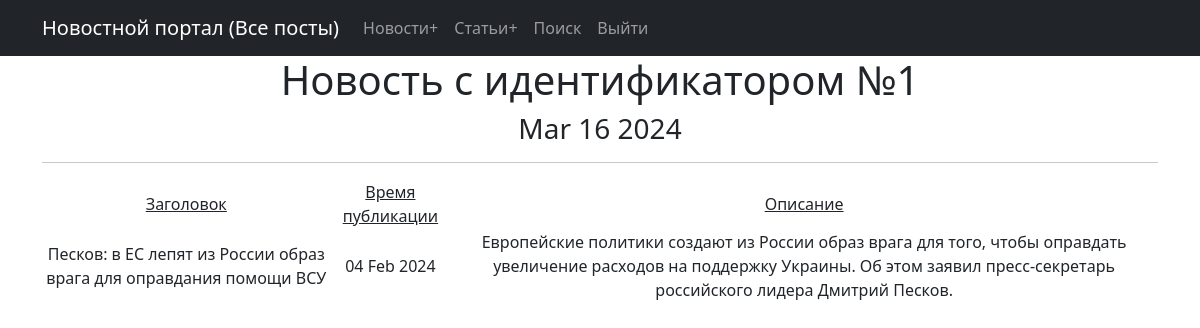
The app's page /post/1/ with its own data.
### news/models.py (models this page shows, shortened)
class Post(models.Model):
    author = models.ForeignKey(Author, on_delete=models.CASCADE)
    post_type = models.CharField(max_length=2, choices=POST_TYPES,
                                 default=news)
    date_in = models.DateTimeField(auto_now_add=True)
    category = models.ManyToManyField(Category, through="PostCategory")
    title = models.CharField(max_length=255)
    text = models.TextField()
    rating = models.IntegerField(default=0)

### news/views.py (the view)
# urls.py: path('post/<int:pk>/', PostDetail.as_view(), name='post_detail'),
class PostDetail(DetailView):
    model = Post
    ordering = 'title'
    template_name = 'flatpages/post_id.html'
    context_object_name = 'post_id'

### news/templatetags/custom_tags.py (called while the page is built)
@register.simple_tag()
def current_time(format_string='%b %d %Y'):
    return datetime.utcnow().strftime(format_string)

### templates/flatpages/post_id.html (shortened to what this page needs)
{% extends 'flatpages/default.html' %}
{% load custom_tags %}
{% block content %}
    <h1> Новость c идентификатором №{{ post_id.id }}</h1>
    <h3>{% current_time '%b %d %Y' %}</h3>
    <hr>
        <table>
            <tr>
                <td><u>Заголовок</u></td>
                <td><u>Время публикации</u></td>
                <td><u>Описание</u></td>
            </tr>
            <tr>
                <td>{{ post_id.title }}</td>
                <td>{{ post_id.date_in|date:'d M Y' }}</td>
                <td>{{ post_id.text}}</td>
            </tr>
        </table>
{% endblock content %}

### records on screen
Post: id "1", title "Песков: в ЕС лепят из России образ врага для оправдания помощи ВСУ", date_in "04 Feb 2024", text "Европейские политики создают из России образ врага для того, чтобы оправдать увеличение расходов на поддержку Украины. Об этом заявил пресс-секретарь российского лидера Дмитрий Песков."
